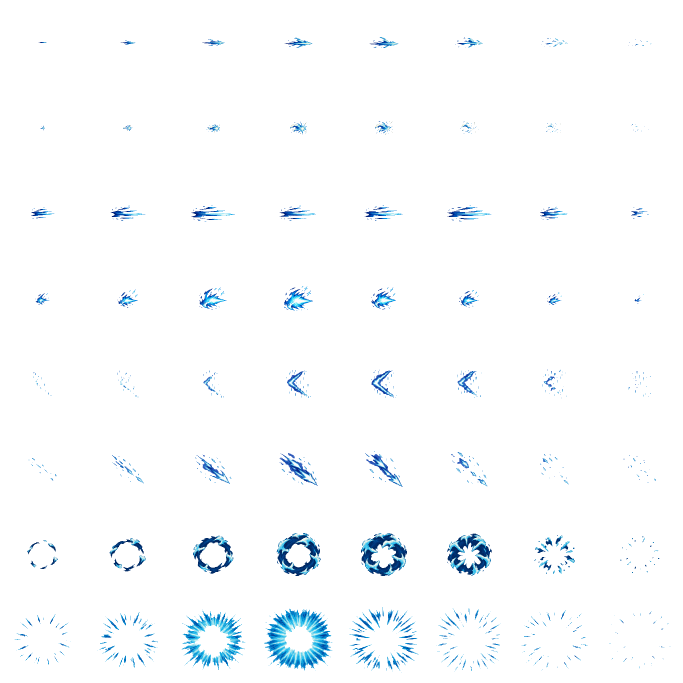
#> input picture assets/source/poseidon/rebuild/ragnarok_poseidon_fx_native#sheet.png, 2048 x 2048 px, given in place of idle.png, which was not available (shown at 1/3 size)
$ python build_art.py
#> lines starting #> are read from the running program, lines starting #| are printed output that depends on the picture; after the words box and inside, x2 and y2 are one past the last pixel; in counts of white or black regions, pixels touching at a corner belong together
"""Build Poseidon's native and exact 4× presentation assets from reviewed art."""
import argparse
import hashlib
import json
import statistics
from pathlib import Path

import numpy as np
from PIL import Image, ImageDraw
from scipy import ndimage
import trident


ROOT = Path(__file__).resolve().parents[1]
SOURCE = ROOT / "art"
DIST = ROOT / "runtime"
QA = ROOT / "qa"
HERO = "ragnarok_poseidon"
CELL = 128
FOOT = 116
HD = 4
STANDING = 58
TIMES = {
    "idle": [140] * 8,
    "run": [76, 72, 68, 72, 76, 72, 68, 72],
    "attack": [95, 75, 55, 50, 60, 70, 75, 105],
    "skill": [95, 75, 55, 55, 65, 70, 80, 100],
    "skill2": [100, 80, 55, 50, 60, 70, 85, 110],
    "ult": [150, 130, 100, 50, 60, 75, 90, 125],
    "hit": [65, 55, 65, 70, 75, 80, 85, 100],
    "dead": [85, 115, 130, 145, 145, 165, 220, 620],
}
ACTORS = {
    "idle": ("idle", 2, 0, ()), "run": ("run", 2, 0, ()),
    "attack": ("fight", 4, 0, (0, 1, 6, 7)), "hit": ("fight", 4, 8, (0, 1, 6, 7)),
    "skill": ("power", 4, 0, (0, 1, 6, 7)), "skill2": ("power", 4, 8, (0, 1, 6, 7)),
    "ult": ("finish", 4, 0, (0, 1, 6, 7)), "dead": ("finish", 4, 8, (0, 1)),
}
FX = {
    "fxa": (("thrust_wind", 43, 34), ("thrust_hit", 27, 39)),
    "fxb": (("flurry_wind", 66, 43), ("flurry_hit", 43, 45)),
    "fxc": (("rain_rise", 43, 54), ("rain_fall", 57, 42)),
    "fxd": (("flood_charge", 69, 46), ("flood_barrage", 104, 50)),
}
ICONS = ("passive", "skill", "skill2", "ult")


def sha(path):
    return hashlib.sha256(path.read_bytes()).hexdigest()


def write_json(path, data):
    path.parent.mkdir(parents=True, exist_ok=True)
    path.write_text(json.dumps(data, indent=2, ensure_ascii=False) + "\n", encoding="utf-8", newline="\n")


def grid(im, columns, rows):
    for y in range(rows):
        for x in range(columns):
            yield im.crop((round(x * im.width / columns), round(y * im.height / rows),
                           round((x + 1) * im.width / columns), round((y + 1) * im.height / rows)))


def dominant(tile, matte):
    pixels = np.array(tile)
    alpha = pixels[:, :, 3]
    color = pixels[:, :, :3].max(axis=2)
    if matte:
        # Recover color clusters from a desaturated source matte if present.
        # The pale tabard and dark contour lie adjacent to these clusters.
        red, green, blue = pixels[:, :, :3].astype(np.int16).transpose(2, 0, 1)
        chroma = pixels[:, :, :3].max(axis=2).astype(np.int16) - pixels[:, :, :3].min(axis=2)
        colored = (chroma >= 34) & (alpha >= 105)
        near = ndimage.distance_transform_edt(~colored)
        mask = colored | ((near <= 11) & ((color < 85) | ((color > 172) & (red > blue))) & (alpha >= 105))
    else:
        mask = alpha >= 125
    mask &= ~((ndimage.distance_transform_edt(mask) <= 4) & (color < 38) & (alpha < 224))
    labels, count = ndimage.label(mask, structure=np.ones((3, 3)))
    assert count, "Missing sprite"
    area = np.bincount(labels.ravel())
    area[0] = 0
    main = labels == area.argmax()
    mask = main | ((ndimage.distance_transform_edt(~main) <= 5) & (labels > 0) & (area[labels] >= 24))
    mask |= ndimage.binary_fill_holes(mask) & (alpha > 110)
    pixels[:, :, 3] = mask.astype(np.uint8) * 255
    pixels[~mask] = 0
    return Image.fromarray(pixels)


def body_x(tile, standing):
    box = tile.getbbox()
    mask = np.asarray(tile)[:, :, 3] > 0
    hip_row = round(box[3] - standing * .43)
    _, xs = np.where(mask[max(0, hip_row - 6):hip_row + 7])
    return float(np.median(xs)) if xs.size else (box[0] + box[2]) / 2


def actor_frames(action, tiles, samples):
    boxes = [tile.getbbox() for tile in tiles]
    heights = [box[3] - box[1] for box in boxes]
    standing = statistics.median(heights[i] for i in (samples or range(len(tiles))))
    scale = STANDING / standing
    hips = [body_x(tile, standing) for tile in tiles]
    center = statistics.median(hips[i] for i in (samples or range(len(tiles))))
    frames = []
    for i, (tile, box, hip) in enumerate(zip(tiles, boxes, hips)):
        ground = FOOT - (1 if action == "run" and i in (3, 7) else 0)
        if action in ("idle", "run"):
            pivot = hip
        elif action == "dead" and i >= 3:
            pivot = (box[0] + box[2]) / 2
        else:
            pivot = hip + np.clip(center - hip, -2 / scale, 2 / scale)
        frame = tile.transform(
            (CELL, CELL), Image.Transform.AFFINE,
            (1 / scale, 0, pivot - CELL / 2 / scale, 0, 1 / scale, box[3] - ground / scale),
            Image.Resampling.NEAREST,
        )
        bound = frame.getbbox()
        assert bound and bound[0] > 2 and bound[2] < CELL - 2 and bound[1] > 2 and bound[3] <= FOOT, (action, i, bound)
        frames.append(frame)
    return frames


# [124 lines left out: functions palette, effect_frames, export_atlas, board, stills, not called in this run]


def make_bodies():
    actors = {}
    for action, (file, rows, start, samples) in ACTORS.items():
        source = Image.open(SOURCE / f"{file}.png").convert("RGBA")
        matte = np.median(np.asarray(source)[:, :, 3]) > 160
        tiles = list(grid(source, 4, rows))
        actors[action] = actor_frames(action, [dominant(tile, matte) for tile in tiles[start:start + 8]], samples)
    colors = palette([frame for frames in actors.values() for frame in frames], 48)
    return {action: colors[i * 8:(i + 1) * 8] for i, action in enumerate(actors)}


# [20 lines left out: function grip_board, not called in this run]


def main():
    parser = argparse.ArgumentParser()
    parser.add_argument("--grip-board", type=Path)
    opts = parser.parse_args()
    actors = make_bodies()
#> in make_bodies, source is the input picture: PIL image 2048x2048 RGBA; mean R, G, B, A 1.4, 3.8, 5.5, 7.4
#> in make_bodies, `matte = np.median(np.asarray(source)[:, :, 3]) > 160`: matte = False
#> in make_bodies, `tiles = list(grid(source, 4, rows))`: tiles = 8 items
#> in dominant, `alpha = pixels[:, :, 3]`:
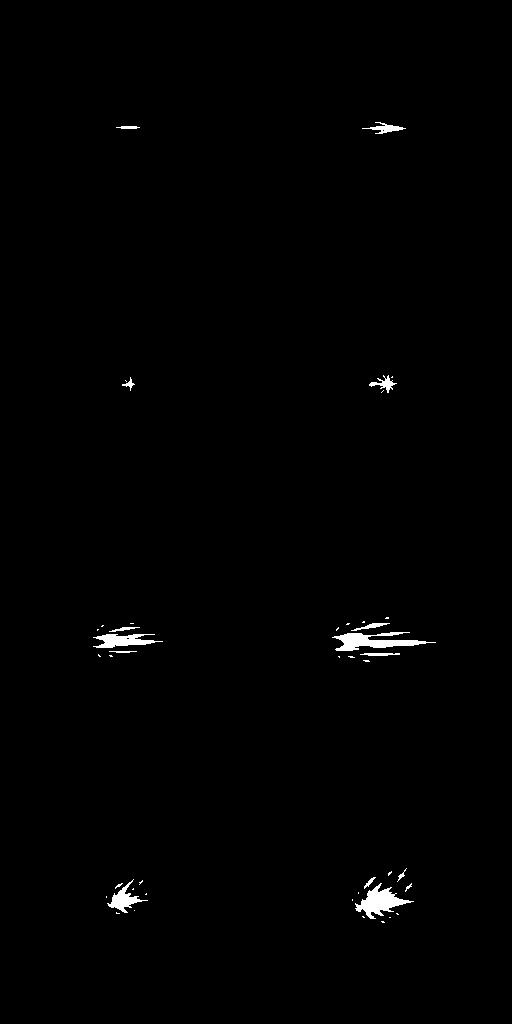
#> alpha: shape (1024, 512); 0.72% white; 44 white regions (29 under 20 px), largest, box (x1, y1, x2, y2) and area: (332, 632, 436, 651) 901, (355, 883, 414, 919) 841, (93, 634, 163, 648) 551
#> in dominant, `labels, count = ndimage.label(mask, structure=np.ones((3, 3)))`: count = 44
#> in dominant, `area = np.bincount(labels.ravel())`: area = 45 values, max 520538 at index 0, min 1 at index 39, mean 11650.8
#> call 2 of dominant, with matte = False
#> in dominant (call 2), `labels, count = ndimage.label(mask, structure=np.ones((3, 3)))`:
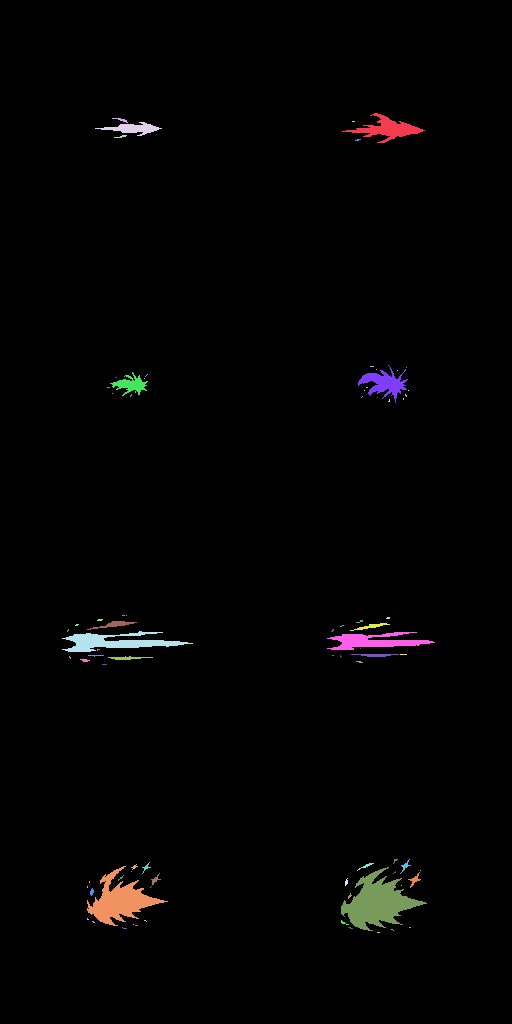
#> labels: shape (1024, 512) int32; 83 distinct labels, from 0 to 82; one colour per label, 0 black
#> in dominant (call 2), `labels, count = ndimage.label(mask, structure=np.ones((3, 3)))`: count = 82
#> in dominant (call 2), `area = np.bincount(labels.ravel())`: area = 83 values, max 514498 at index 0, min 1 at index 9, mean 6316.7
#> call 3 of dominant, with matte = False
#> in dominant (call 3), `labels, count = ndimage.label(mask, structure=np.ones((3, 3)))`:
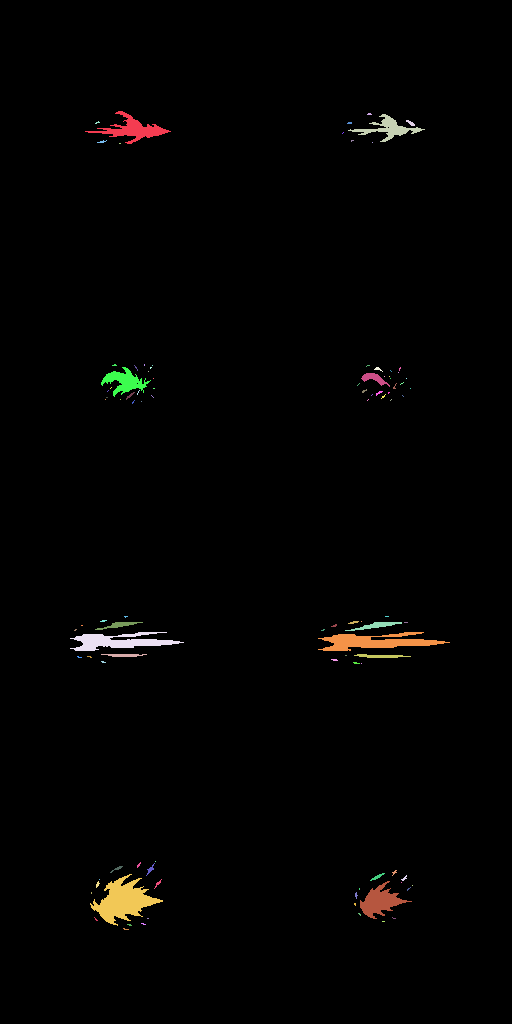
#> labels: shape (1024, 512) int32; 103 distinct labels, from 0 to 102; one colour per label, 0 black
#> in dominant (call 3), `labels, count = ndimage.label(mask, structure=np.ones((3, 3)))`: count = 102
#> in dominant (call 3), `area = np.bincount(labels.ravel())`: area = 103 values, max 516136 at index 0, min 1 at index 10, mean 5090.2
#> call 4 of dominant, with matte = False
#> in dominant (call 4), `alpha = pixels[:, :, 3]`:
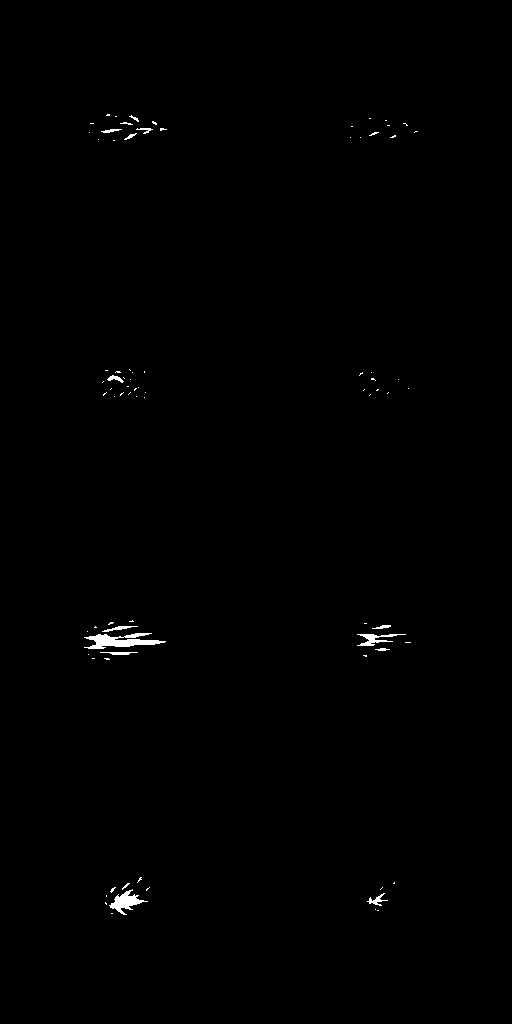
#> alpha: shape (1024, 512); 0.4% white; 81 white regions (67 under 20 px), largest, box (x1, y1, x2, y2) and area: (84, 633, 166, 649) 667, (109, 889, 148, 915) 385, (357, 634, 406, 646) 226
#> in dominant (call 4), `labels, count = ndimage.label(mask, structure=np.ones((3, 3)))`: count = 81
#> in dominant (call 4), `area = np.bincount(labels.ravel())`: area = 82 values, max 522180 at index 0, min 1 at index 16, mean 6393.8
#> in dominant (call 5), `labels, count = ndimage.label(mask, structure=np.ones((3, 3)))`:
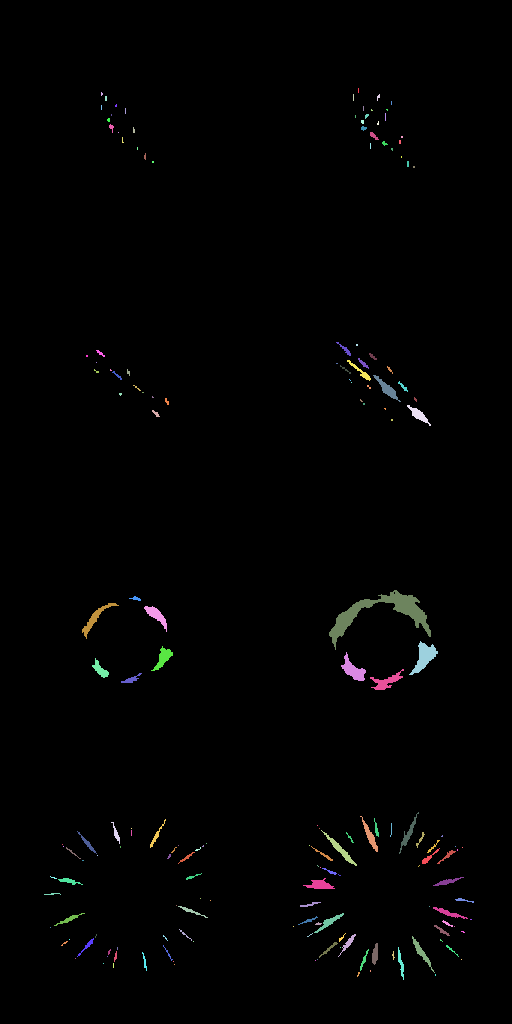
#> labels: shape (1024, 512) int32; 181 distinct labels, from 0 to 180; one colour per label, 0 black
#> in dominant (call 5), `labels, count = ndimage.label(mask, structure=np.ones((3, 3)))`: count = 180
#> in dominant (call 5), `area = np.bincount(labels.ravel())`: area = 181 values, max 516797 at index 0, min 1 at index 23, mean 2896.6
#> in dominant (call 6), `pixels = np.array(tile)`:
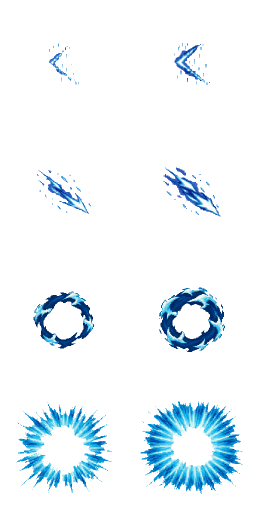
#> pixels: shape (1024, 512, 4) (shown at 1/2 size); mean R, G, B, A 5.5, 14.6, 19.7, 25.3; transparent parts drawn white
#> in dominant (call 6), `color = pixels[:, :, :3].max(axis=2)`:
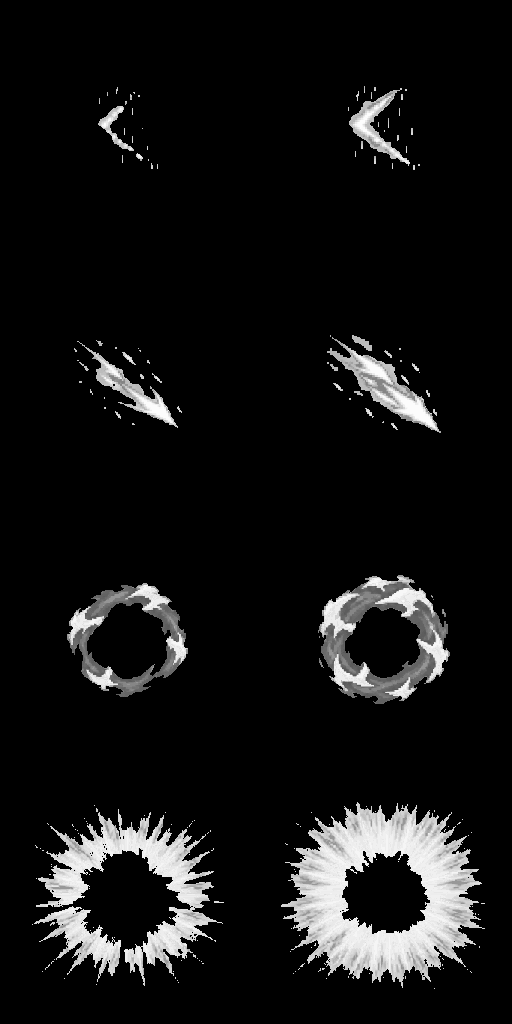
#> color: shape (1024, 512); min 0, max 253, mean 19.7
#> in dominant (call 6), `labels, count = ndimage.label(mask, structure=np.ones((3, 3)))`: count = 193
#> in dominant (call 6), `area = np.bincount(labels.ravel())`: area = 194 values, max 472222 at index 0, min 1 at index 22, mean 2702.5
#> in actor_frames, `boxes = [tile.getbbox() for tile in tiles]`: boxes = [(332, 628, 436, 651), (341, 867, 427, 931), (90, 874, 163, 926), (84, 630, 166, 653), (329, 590, 431, 650), (281, 802, 485, 988), (59, 575, 197, 704), (81, 656, 118, 688)]
#> in actor_frames, `heights = [box[3] - box[1] for box in boxes]`: heights = [23, 64, 52, 23, 60, 186, 129, 32]
#> in actor_frames, `standing = statistics.median(heights[i] for i in (samples or range(len..`: standing = 56
#> in actor_frames, `scale = STANDING / standing`: scale = 1.04
#> in body_x, `box = tile.getbbox()`: box = (332, 628, 436, 651)
#> in body_x, `hip_row = round(box[3] - standing * .43)`: hip_row = 627
#> in body_x, `_, xs = np.where(mask[max(0, hip_row - 6):hip_row + 7])`: xs = 76 values, max 409 at index 38, min 347 at index 39, mean 377.4
#> in actor_frames, `hips = [body_x(tile, standing) for tile in tiles]`: hips = [384.5, 377, 125, 134, 345, 384, 127, 98]
#> in actor_frames, `center = statistics.median(hips[i] for i in (samples or range(len(tile..`: center = 239.5
#> the loop in actor_frames, `for i, (tile, box, hip) in enumerate(zip(tiles, boxes, hips)):` made 5 passes
#> (box, hip, pivot, bound) on passes 1 to 5: ((332, 628, 436, 651), 384.5, 384.5, (10, 92, 117, 116)), ((341, 867, 427, 931), 377, 377, (27, 50, 116, 116)), ((90, 874, 163, 926), 125, 125, (28, 62, 103, 116)), ((84, 630, 166, 653), 134, 134, (12, 92, 97, 116)), ((329, 590, 431, 650), 345, 345, (47, 54, 128, 116))
#> after the loop in actor_frames, `for i, (tile, box, hip) in enumerate(zip(tiles, boxes, hips)):`: frames = 4 items
    if opts.grip_board:
        grip_board(actors, opts.grip_board)
        return
    QA.mkdir(parents=True, exist_ok=True)
    raw_prop = Image.open(SOURCE / "trident.png").convert("RGBA")
    weapon, axis = trident.template(dominant(raw_prop, False))
    weapon_path = SOURCE / "trident_native.png"
    weapon.save(weapon_path)
    grips = json.loads((ROOT / "grips.json").read_text(encoding="utf-8"))
    assert actors.keys() == grips.keys()
    tips = {}
    for action, poses in grips.items():
        assert len(poses) == 8
        equipped = [trident.attach(body, weapon, axis, pose) for body, pose in zip(actors[action], poses)]
        actors[action] = [one[0] for one in equipped]
        tips[action] = [one[1] for one in equipped]
    effects, effect_times = {}, {}
    for file, specs in FX.items():
        source = Image.open(SOURCE / f"{file}.png").convert("RGBA")
        matte = np.median(np.asarray(source)[:, :, 3]) > 155
        tiles = list(grid(source, 4, 4))
        for i, (effect, size, ms) in enumerate(specs):
            effects[effect] = effect_frames(tiles[i * 8:(i + 1) * 8], size, matte)
            effect_times[effect] = [ms] * 8
    write_json(ROOT / "art_manifest.json", {
        "hero": HERO, "facing": "right", "native_cell": [CELL, CELL], "hd_cell": [CELL * HD, CELL * HD],
        "foot_anchor": [64, FOOT], "effect_anchor": [64, 64], "hd_multiplier": HD, "loop": ["idle", "run"],
        "actor": export_atlas("", actors, TIMES), "fx": export_atlas("_fx", effects, effect_times),
        "card": stills(),
        "weapon": {"span_px": trident.LENGTH, "source": "art/trident_native.png", "tip_by_frame": tips,
                   "grips_sha256": sha(ROOT / "grips.json")},
        "source_sha256": {p.name: sha(p) for p in sorted(SOURCE.glob("*.png"))},
        "runtime_registration_tested": False,
    })
    board("actor", actors)
    board("effects", effects)


if __name__ == "__main__":
#> (the run stopped early here; a loop or call above may not have finished)
